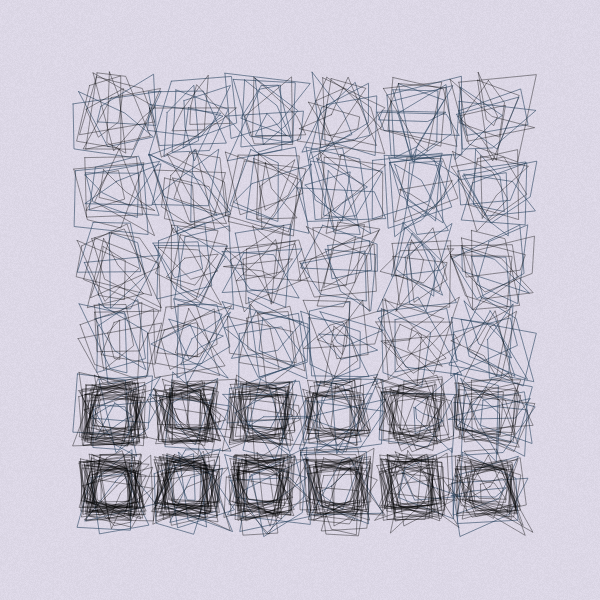
Frame 1 (no input)
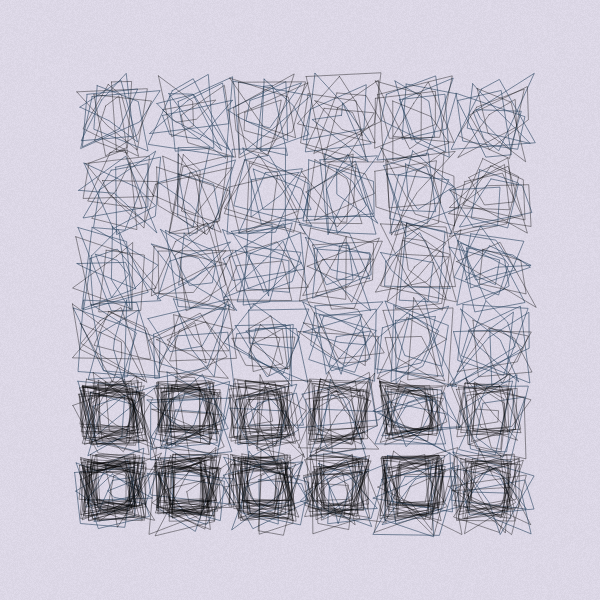
Frame 2 (the mouse pressed at the canvas centre, redrawn once)

The p5.js sketch that drew these frames (run headless with seeded random() and noise() and a simulated clock; the mouse was pressed at the canvas centre and the sketch redrawn once):

// p5.js sketch
// ── sketch.js
let grid;
let len;

function setup() {
    createCanvas(600, 600);
    bg = color(220, 215, 230);
    background(bg);

    grid = width / 8;
    len = grid * 0.6;

    rectMode(CENTER);
    stroke(0);
    strokeWeight(2);
    noFill();
}

function draw() {
    background(bg);

    loadPixels();
    let d = pixelDensity();
    let halfImage = 4 * (width * d) * (height * d);
    for (let i = 0; i < halfImage; i += 4) {
        grainAmount = random(-5, 5);
        pixels[i] = pixels[i] + grainAmount;
        pixels[i + 1] = pixels[i + 1] + grainAmount;
        pixels[i + 2] = pixels[i + 2] + grainAmount;
        pixels[i + 3] = pixels[i + 3] + grainAmount;
    }
    updatePixels();

    for (let i = 1; i < 7; i++) {
        for (let j = 1; j < 7; j++) {
            let x = i * grid + grid / 2;
            let y = j * grid + grid / 2;

            // point(x, y);

            // rect(x, y, grid, grid);
            // rect(x, y, len, len);

            push();
            strokeWeight(1);

            for (let n = 0; n < 10; n++) {
                stroke(0, 100);
                if (random() < 0.5) stroke(42, 68, 96, 150);

                let a1 = createVector(x - len / 2, y - len / 2);
                let a2 = createVector(x + len / 2, y - len / 2);
                let a3 = createVector(x + len / 2, y + len / 2);
                let a4 = createVector(x - len / 2, y + len / 2);

                drawRandomQuadrilateral(a1, a2, a3, a4, len * 0.4, len * 0.6);
            }

            let sub;
            if (j > 4) {
                const density = [30, 28, 25, 20, 20, 15];

                j == 5 ? (sub = 7) : (sub = 0);

                for (let n = 0; n < density[i - 1] - sub; n++) {
                    stroke(0, 100);

                    let a1 = createVector(x - len / 2, y - len / 2);
                    let a2 = createVector(x + len / 2, y - len / 2);
                    let a3 = createVector(x + len / 2, y + len / 2);
                    let a4 = createVector(x - len / 2, y + len / 2);

                    drawRandomQuadrilateral(
                        a1,
                        a2,
                        a3,
                        a4,
                        len * 0.25,
                        len * 0.25
                    );
                }
            }
            pop();
        }
    }

    noLoop();
}

function drawRandomQuadrilateral(a1, a2, a3, a4, min, max) {
    a1.add(random(-min, max), random(-min, max));
    a2.add(random(-min, max), random(-min, max));
    a3.add(random(-min, max), random(-min, max));
    a4.add(random(-min, max), random(-min, max));

    beginShape();
    vertex(a1.x, a1.y);
    vertex(a2.x, a2.y);
    vertex(a3.x, a3.y);
    vertex(a4.x, a4.y);
    endShape(CLOSE);
}
